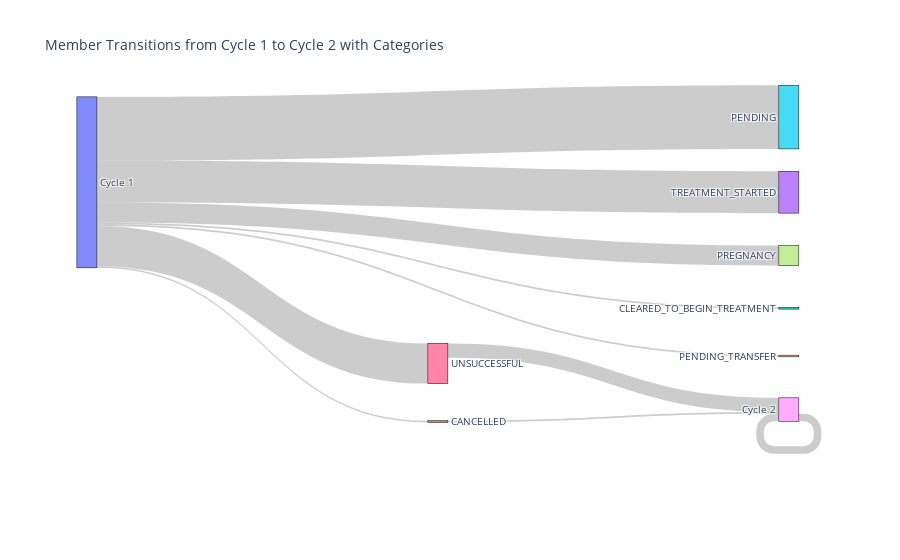

Source (notebook cell):
### Markdown cell above
## Analysis of Round Number Sequence Within Cycles

### 1. **Expected Behavior**
- A new `cycle_number` should typically start with `round_number = 1`.
- Subsequent rounds (`round_number = 2`, `round_number = 3`, etc.) occur within the same cycle.

### 2. **Observed Issues**
- **Missing or Skipped Round 1**:
  - Some cycles do not start with `round_number = 1`.
    - Example: `clrhmcyo600010cjn1739f02m` in `cycle_number = 2` starts at `round_number = 2`.
  - Possible reasons:
    - Data entry errors.
    - Skipped or canceled rounds not explicitly marked in the data.

- **Examples**:
  - Member `clsbq8w3q00010mjo5ydteyn5`:
    - `round_number = 1` exists in `cycle_number = 2` but starts with `round_number = 2` in `cycle_number = 3`.
  - Member `clsc1oywi00010bjscbmrdo51`:
    - Starts directly at `round_number = 2` in `cycle_number = 2`.

### Code cell
# Define statuses of interest
statuses = ["CANCELLED", "CLEARED_TO_BEGIN_TREATMENT", "TREATMENT_STARTED", "PENDING_TRANSFER", 
            "PENDING", "UNSUCCESSFUL", "PREGNANCY"]

# Unique members in Cycle 1 (distinct by membership_id, cycle_number, and round_number)
unique_cycle_1_members = rounds_df[rounds_df['cycle_number'] == 1].drop_duplicates(subset=['membership_id', 'cycle_number', 'round_number'])

# Categorize members in Cycle 1 by their statuses
category_counts_cycle_1 = {}
for status in statuses:
    category_counts_cycle_1[status] = unique_cycle_1_members[unique_cycle_1_members['round_current_status'] == status]['membership_id'].unique()

# Members in Cycle 2 originating from Cycle 1
unique_cycle_2_members = rounds_df[rounds_df['cycle_number'] == 2].drop_duplicates(subset=['membership_id', 'cycle_number', 'round_number'])
members_from_cycle_1 = unique_cycle_2_members[unique_cycle_2_members['membership_id'].isin(unique_cycle_1_members['membership_id'])]

# Members in Cycle 2 who did not go through Cycle 1
members_skipped_cycle_1 = unique_cycle_2_members[~unique_cycle_2_members['membership_id'].isin(unique_cycle_1_members['membership_id'])]

# Categorize members in Cycle 2 by their statuses
category_counts_cycle_2 = {}
for status in statuses:
    category_counts_cycle_2[status] = members_from_cycle_1[members_from_cycle_1['round_current_status'] == status]['membership_id'].unique()

# Prepare data for Sankey diagram
import plotly.graph_objects as go

source, target, value = [], [], []

# From Cycle 1 to Each Status
exit_index_start = 1  # Index of first status category
for i, status in enumerate(statuses):
    members_in_status = category_counts_cycle_1[status]
    if len(members_in_status) > 0:
        source.append(0)  # Stage 1 index (Cycle 1)
        target.append(exit_index_start + i)  # Index for this status
        value.append(len(members_in_status))

# From Each Status in Cycle 1 to Cycle 2
cycle_2_index = len(statuses) + 1
for i, status in enumerate(statuses):
    members_in_status = category_counts_cycle_1[status]
    members_in_cycle_2 = members_from_cycle_1[members_from_cycle_1['membership_id'].isin(members_in_status)]
    if len(members_in_cycle_2) > 0:
        source.append(exit_index_start + i)  # Index for this status
        target.append(cycle_2_index)  # Index for Cycle 2
        value.append(len(members_in_cycle_2))

# Add skipped members to Cycle 2
if len(members_skipped_cycle_1) > 0:
    source.append(len(statuses) + 1)  # Skipped index
    target.append(cycle_2_index)  # Index for Cycle 2
    value.append(len(members_skipped_cycle_1))

# Define node labels
labels = ["Cycle 1"] + statuses + ["Cycle 2", "Skipped Cycle 1"]

# Create the Sankey diagram
fig = go.Figure(go.Sankey(
    node=dict(
        pad=15,
        thickness=20,
        line=dict(color="black", width=0.5),
        label=labels
    ),
    link=dict(
        source=source,
        target=target,
        value=value
    )
))

fig.update_layout(title_text="Member Transitions from Cycle 1 to Cycle 2 with Categories", font_size=10)
fig.show()

### Figure 1 — Plotly figure (JSON) as saved in the notebook; plotly's stock layout.template omitted (floating-point values rounded to 4 significant figures)
{"data": [{"link": {"source": [0, 0, 0, 0, 0, 0, 0, 1, 6, 8], "target": [1, 2, 3, 4, 5, 6, 7, 8, 8, 8], "value": [2, 2, 50, 2, 76, 48, 24, 2, 17, 9]}, "node": {"label": ["Cycle 1", "CANCELLED", "CLEARED_TO_BEGIN_TREATMENT", "TREATMENT_STARTED", "PENDING_TRANSFER", "PENDING", "UNSUCCESSFUL", "PREGNANCY", "Cycle 2", "Skipped Cycle 1"], "line": {"color": "black", "width": 0.5}, "pad": 15, "thickness": 20, "x": [0.009285, 0.4836, 0.9579, 0.9579, 0.9579, 0.9579, 0.4836, 0.9579, 0.9579], "y": [0.2167, 0.8462, 0.5481, 0.2426, 0.6737, 0.04491, 0.6934, 0.4095, 0.8146]}, "type": "sankey"}], "layout": {"autosize": true, "font": {"size": 10}, "title": {"text": "Member Transitions from Cycle 1 to Cycle 2 with Categories"}}}
